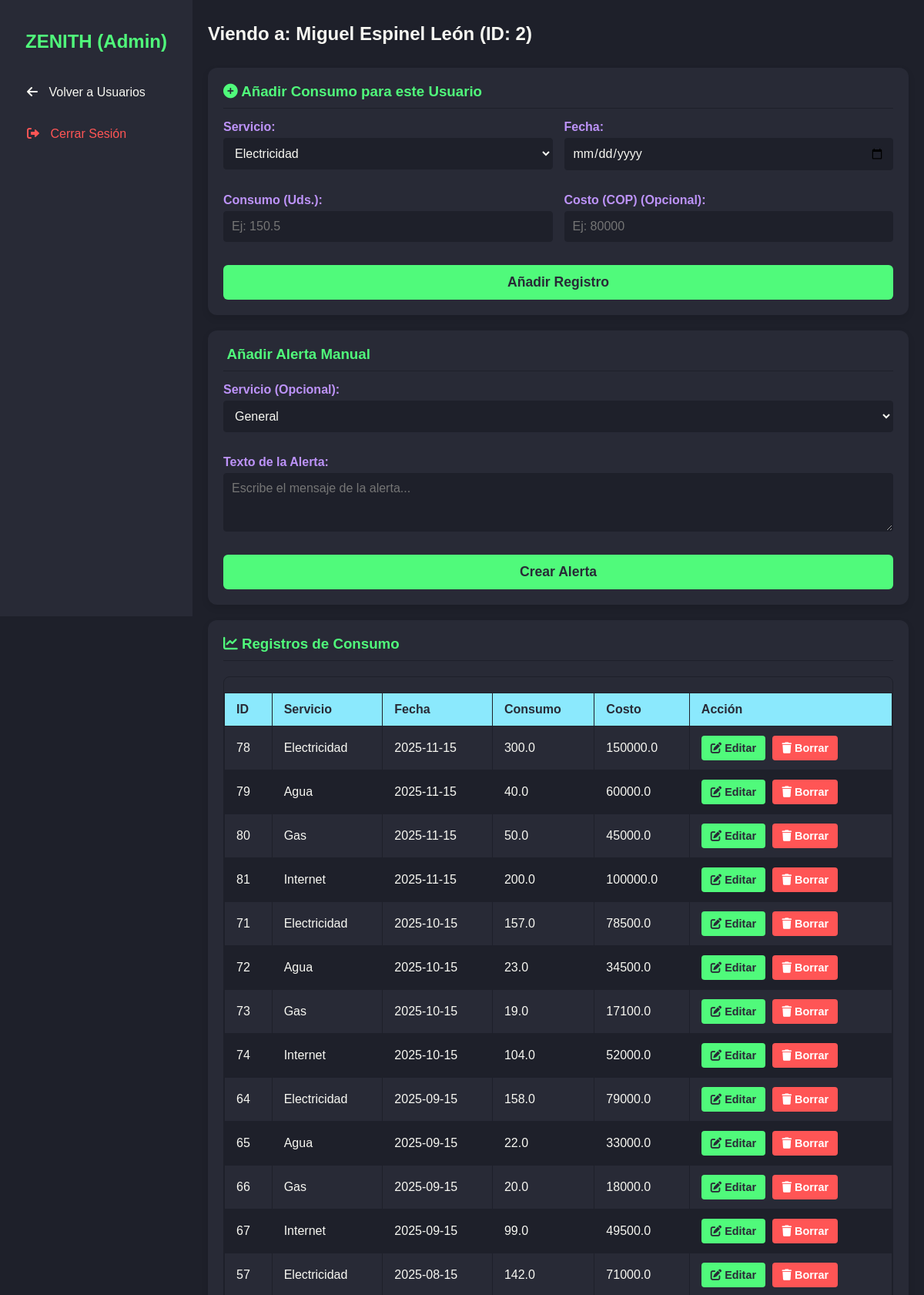
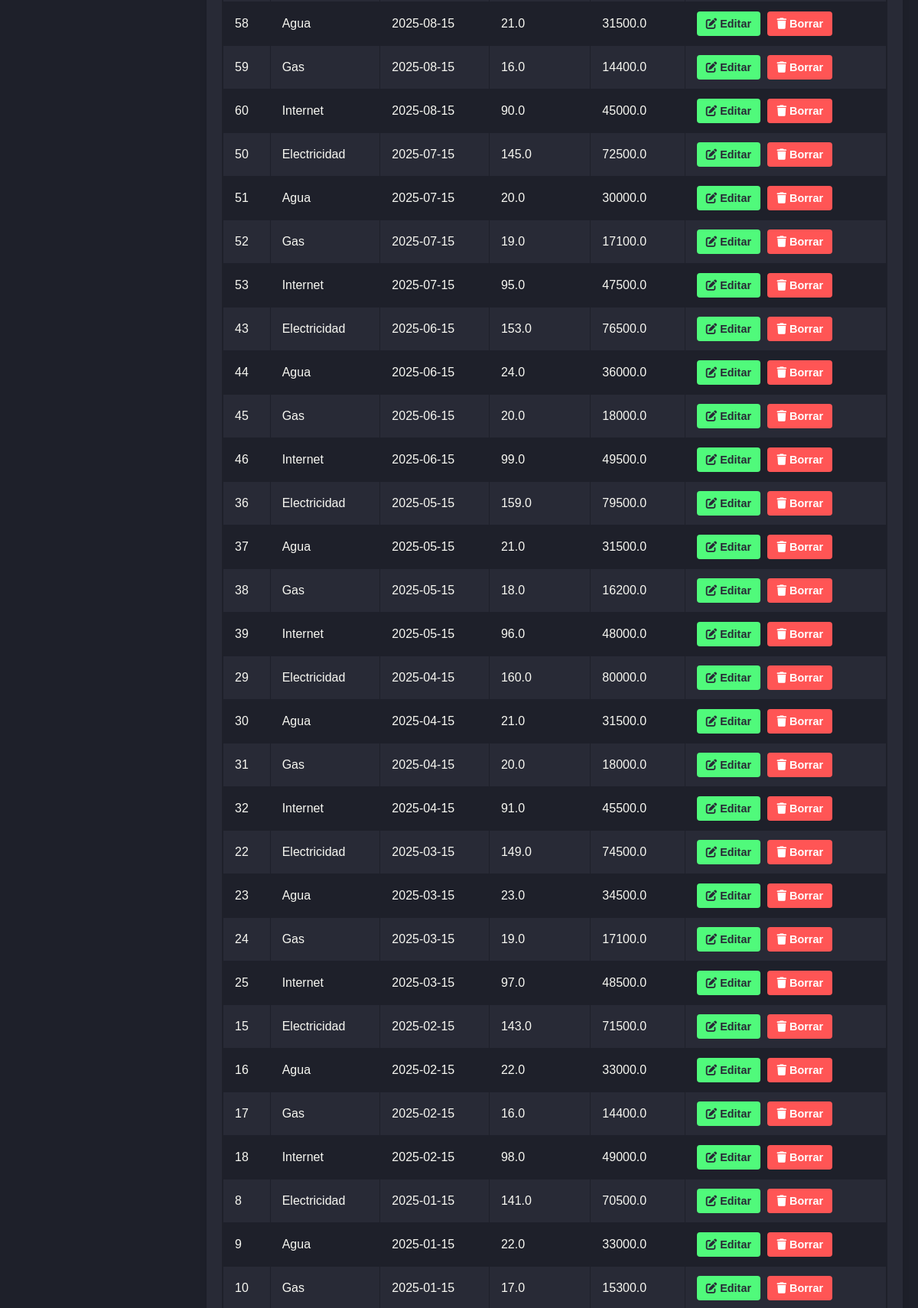
Screenshot of /admin/view_user/2 (signed in, upper part) with the database file from the repository (2 pictures, top to bottom).
### models.py (models this page shows, shortened)
class Usuario(db.Model):
    id_usuario = db.Column(db.Integer, primary_key=True)
    nombre_usuario = db.Column(db.String(100), nullable=False)
    email = db.Column(db.String(120), unique=True, nullable=False)
    password_hash = db.Column(db.String(128), nullable=False)
    fecha_registro = db.Column(db.Date, default=datetime.utcnow)
    is_admin = db.Column(db.Boolean, default=False, nullable=False)
    consumos = db.relationship('Consumo', backref='usuario', lazy=True, cascade="all, delete-orphan")
    consumos_anuales = db.relationship('Consumo_Anual_Historico', backref='usuario', lazy=True, cascade="all, delete-orphan")
    alertas = db.relationship('Alerta', backref='usuario', lazy=True, cascade="all, delete-orphan")
    facturas = db.relationship('Factura', backref='usuario', lazy=True, cascade="all, delete-orphan")
    ahorros = db.relationship('Ahorro', backref='usuario', lazy=True, cascade="all, delete-orphan")
    evaluaciones = db.relationship('Evaluacion', backref='usuario', lazy=True, cascade="all, delete-orphan")

class Consumo(db.Model):
    id_consumo = db.Column(db.Integer, primary_key=True)
    valor_consumo = db.Column(db.Float, nullable=False)
    fecha_consumo = db.Column(db.Date, nullable=False)
    costo_total = db.Column(db.Float, nullable=True)
    fk_id_usuario = db.Column(db.Integer, db.ForeignKey('usuario.id_usuario'), nullable=False)
    fk_id_tipo_servicio = db.Column(db.Integer, db.ForeignKey('tipo__servicio.id_tipo_servicio'), nullable=False)

class Tipo_Servicio(db.Model):
    id_tipo_servicio = db.Column(db.Integer, primary_key=True)
    nombre_servicio = db.Column(db.String(50), unique=True, nullable=False)
    consumos = db.relationship('Consumo', backref='tipo_servicio', lazy=True)
    alertas = db.relationship('Alerta', backref='tipo_servicio', lazy=True)
    plantillas_alerta = db.relationship('Plantilla_Alerta', backref='tipo_servicio', lazy=True)

### app.py (the view)
@app.route('/admin/view_user/<int:user_id>')
@admin_required
def admin_view_user(user_id):
    user = Usuario.query.get_or_404(user_id)
    if user.is_admin:
        return redirect(url_for('admin_dashboard'))
    consumos = Consumo.query.filter_by(fk_id_usuario=user_id).order_by(Consumo.fecha_consumo.desc()).all()
    alertas = Alerta.query.filter_by(fk_id_usuario=user_id).order_by(Alerta.fecha_creacion.desc()).all()
    facturas = Factura.query.filter_by(fk_id_usuario=user_id).order_by(Factura.periodo.desc()).all()
    servicios = Tipo_Servicio.query.all()
    return render_template('admin_user_details.html', user=user, consumos=consumos, alertas=alertas, facturas=facturas, servicios=servicios)

### app.py (called while the page is built)
def admin_required(f):
    @wraps(f)
    def decorated_function(*args, **kwargs):
        if 'user_id' not in session or not session.get('is_admin'):
            flash('Debes ser administrador para acceder a esta página.', 'danger')
            return redirect(url_for('inicio'))
        return f(*args, **kwargs)
    return decorated_function

### templates/admin_user_details.html (shortened to what this page needs)
<!DOCTYPE html>
<html lang="es" id="html">
<head>
    <link rel="stylesheet" href="{{ url_for('static', filename='styles.css') }}">
    <link rel="stylesheet" href="{{ url_for('static', filename='admin_styles.css') }}">
    <link rel="stylesheet" href="https://cdnjs.cloudflare.com/ajax/libs/font-awesome/6.0.0-beta3/css/all.min.css">
</head>
<body>
    <div class="app-container">
        <aside class="sidebar">
            <h1 class="logo">ZENITH (Admin)</h1>
            <nav class="menu">
                <ul>
                    <li><a href="{{ url_for('admin_dashboard') }}"><i class="fas fa-arrow-left"></i> Volver a Usuarios</a></li>
                    <li><a href="{{ url_for('logout') }}" style="color: var(--danger-color);"><i class="fas fa-sign-out-alt"></i> Cerrar Sesión</a></li>
                </ul>
            </nav>
        </aside>
        <main class="main-content">
            <header class="header">
                <h2>Viendo a: {{ user.nombre_usuario }} (ID: {{ user.id_usuario }})</h2>
            </header>
            <section class="view active">
                <div class="card">
                    <h3><i class="fas fa-plus-circle"></i> Añadir Consumo para este Usuario</h3>
                    <form action="{{ url_for('admin_add_consumo', user_id=user.id_usuario) }}" method="POST" class="input-form-container">
                        <div class="input-group">
                            <label for="servicio_id_consumo">Servicio:</label>
                            <select id="servicio_id_consumo" name="servicio_id" required>
                                {% for s in servicios %}
                                <option value="{{ s.id_tipo_servicio }}">{{ s.nombre_servicio }}</option>
                                {% endfor %}
                            </select>
                        </div>
                        <div class="input-group">
                            <label for="fecha">Fecha:</label>
                            <input type="date" id="fecha" name="fecha" required>
                        </div>
                        <div class="input-group">
                            <label for="consumo">Consumo (Uds.):</label>
                            <input type="number" step="0.01" id="consumo" name="consumo" placeholder="Ej: 150.5" required>
                        </div>
                        <div class="input-group">
                            <label for="costo">Costo (COP) (Opcional):</label>
                            <input type="number" step="0.01" id="costo" name="costo" placeholder="Ej: 80000">
                        </div>
                        <button type="submit" class="main-btn" style="grid-column: span 2;">Añadir Registro</button>
                    </form>
                </div>
                <div class="card" style="margin-top: 20px;">
                    <h3> Añadir Alerta Manual</h3>
                    <form action="{{ url_for('admin_add_alerta', user_id=user.id_usuario) }}" method="POST" class="input-form-container" style="grid-template-columns: 1fr;">
                        <div class="input-group" style="grid-column: span 1;">
                            <label for="servicio_id_alerta">Servicio (Opcional):</label>
                            <select id="servicio_id_alerta" name="servicio_id">
                                <option value="">General</option>
                            </select>
                        </div>
                        <div class="input-group" style="grid-column: span 1;">
                            <label for="texto_alerta">Texto de la Alerta:</label>
                            <textarea id="texto_alerta" name="texto_alerta" rows="3" required placeholder="Escribe el mensaje de la alerta..."></textarea>
                        </div>
                        <button type="submit" class="main-btn" style="grid-column: span 1;">Crear Alerta</button>
                    </form>
                </div>
                <div class="card" style="margin-top: 20px;">
                    <h3><i class="fas fa-chart-line"></i> Registros de Consumo</h3>
                    <div class="table-container">
                        <table id="adminConsumoTable">
                            <thead>
                                <tr>
                                    <th>ID</th>
                                    <th>Servicio</th>
                                    <th>Fecha</th>
                                    <th>Consumo</th>
                                    <th>Costo</th>
                                    <th>Acción</th>
                                </tr>
                            </thead>
                            <tbody>
                                {% if consumos %}
                                    {% for c in consumos %}
                                    <tr>
                                        <td>{{ c.id_consumo }}</td>
                                        <td>{{ c.tipo_servicio.nombre_servicio }}</td>
                                        <td>{{ c.fecha_consumo.strftime('%Y-%m-%d') }}</td>
                                        <td>{{ c.valor_consumo }}</td>
                                        <td>{{ c.costo_total if c.costo_total else 'N/A' }}</td>
                                        <td class="action-cell">
                                            <a href="{{ url_for('admin_edit_consumo', consumo_id=c.id_consumo) }}" class="admin-action-btn edit">
                                                <i class="fas fa-edit"></i> Editar
                                            </a>
                                            <form action="{{ url_for('admin_delete_consumo', consumo_id=c.id_consumo) }}" method="POST" onsubmit="return confirm('¿Seguro que quieres borrar este consumo?');">
                                                <button type="submit" class="admin-action-btn delete">
                                                    <i class="fas fa-trash"></i> Borrar
                                                </button>
                                            </form>
                                        </td>
                                    </tr>
                                    {% endfor %}
                                {% else %}
                                    <tr><td colspan="6" style="text-align: center;">Este usuario no tiene consumos.</td></tr>
                                {% endif %}
                            </tbody>
                        </table>
                    </div>
                </div>
            </section>
        </main>
    </div>
</body>
</html>

### static/styles.css (style rules this page uses)
:root { --bg-color: #1e202a; --card-bg: #282a36; --text-color: #f8f8f2; --primary-color: #50fa7b; --secondary-color: #50fa7b; --accent-color: #8be9fd; --danger-color: #ff5555; --link-color: #bd93f9; }
* { box-sizing: border-box; }
body { font-family: 'Poppins', sans-serif; margin: 0; padding: 0; background-color: var(--bg-color); color: var(--text-color); overflow-x: hidden; }
.app-container { display: flex; min-height: 100vh; width: 100%; overflow-x: hidden; }
.sidebar { width: 250px; flex-shrink: 0; background-color: var(--card-bg); color: var(--text-color); padding: 20px; height: 100vh; position: sticky; top: 0; overflow-y: auto; z-index: 100; transition: width 0.3s ease; }
.main-content { flex-grow: 1; padding: 20px; background-color: var(--bg-color); min-width: 0; overflow-x: hidden; }
.logo { color: var(--primary-color); text-align: center; margin-bottom: 30px; font-weight: 600; }
.menu ul { list-style: none; padding: 0; margin: 0; }
.menu li { margin-bottom: 10px; padding: 8px 10px; border-radius: 6px; transition: background-color 0.2s; }
.menu a { color: var(--text-color); text-decoration: none; display: block; padding: 5px; }
.menu a i { margin-right: 10px; }
.header { display: flex; justify-content: space-between; align-items: center; margin-bottom: 20px; padding: 10px 0; }
.header h2 { color: var(--text-color); font-weight: 600; margin: 0; }
.card { background-color: var(--card-bg); padding: 20px; border-radius: 12px; box-shadow: 0 4px 10px rgba(0, 0, 0, 0.1); transition: transform 0.2s; }
.card h3, .card h4 { color: var(--primary-color); margin-top: 0; border-bottom: 1px solid var(--bg-color); padding-bottom: 10px; margin-bottom: 15px; }
.input-form-container { display: grid; grid-template-columns: 1fr 1fr; gap: 15px; }
.input-group { margin-bottom: 15px; display: flex; flex-direction: column; }
.input-group label { font-weight: 600; color: var(--link-color); margin-bottom: 5px; }
.input-group input, .input-group select, .input-group textarea { padding: 10px; border: 1px solid var(--bg-color); border-radius: 4px; font-size: 1em; background-color: var(--bg-color); color: var(--text-color); font-family: 'Poppins', sans-serif; }
.main-btn { grid-column: span 2; padding: 12px 20px; font-size: 1.1em; font-weight: bold; border: none; border-radius: 6px; cursor: pointer; transition: background-color 0.3s, transform 0.1s; background-color: var(--primary-color); color: var(--card-bg); }
.view { display: none; animation: fadeIn 0.5s; }
.view.active { display: block; }
.table-container { overflow-x: auto; border: 1px solid var(--bg-color); border-radius: 8px; margin-top: 20px; }

### static/admin_styles.css (style rules this page uses)
body { background-color: var(--bg-color); color: var(--text-color); }
#adminUserTable, #adminConsumoTable, #adminAlertaTable, #adminFacturaTable { width: 100%; border-collapse: collapse; margin-top: 20px; }
#adminUserTable th, #adminUserTable td, #adminConsumoTable th, #adminConsumoTable td, #adminAlertaTable th, #adminAlertaTable td, #adminFacturaTable th, #adminFacturaTable td { padding: 12px 15px; text-align: left; border: 1px solid var(--bg-color); }
#adminUserTable thead, #adminConsumoTable thead, #adminAlertaTable thead, #adminFacturaTable thead { background-color: var(--accent-color); color: var(--card-bg); }
#adminUserTable tbody tr:nth-child(even), #adminConsumoTable tbody tr:nth-child(even), #adminAlertaTable tbody tr:nth-child(even), #adminFacturaTable tbody tr:nth-child(even) { background-color: var(--bg-color); }
.admin-action-btn { padding: 8px 12px; border-radius: 4px; text-decoration: none; font-weight: 600; font-size: 0.9em; cursor: pointer; border: none; display: inline-block; transition: all 0.2s ease; margin-right: 5px; vertical-align: middle; }
.action-cell form { display: inline-block; margin: 0; }
.action-cell form button { margin-right: 0; }
.action-cell { white-space: nowrap; }
.admin-action-btn.edit { background-color: var(--primary-color); color: var(--card-bg); }
.admin-action-btn.delete { background-color: var(--danger-color); color: #fff; }

### rows the page displays
Usuario: nombre_usuario "Miguel Espinel León", id_usuario "2"
Consumo: id_consumo "78", tipo_servicio.nombre_servicio "Electricidad", fecha_consumo "2025-11-15", valor_consumo "300.0", costo_total "150000.0"
Consumo: id_consumo "79", tipo_servicio.nombre_servicio "Agua", fecha_consumo "2025-11-15", valor_consumo "40.0", costo_total "60000.0"
Consumo: id_consumo "80", tipo_servicio.nombre_servicio "Gas", fecha_consumo "2025-11-15", valor_consumo "50.0", costo_total "45000.0"
Consumo: id_consumo "81", tipo_servicio.nombre_servicio "Internet", fecha_consumo "2025-11-15", valor_consumo "200.0", costo_total "100000.0"
Consumo: id_consumo "71", tipo_servicio.nombre_servicio "Electricidad", fecha_consumo "2025-10-15", valor_consumo "157.0", costo_total "78500.0"
Consumo: id_consumo "72", tipo_servicio.nombre_servicio "Agua", fecha_consumo "2025-10-15", valor_consumo "23.0", costo_total "34500.0"
Consumo: id_consumo "73", tipo_servicio.nombre_servicio "Gas", fecha_consumo "2025-10-15", valor_consumo "19.0", costo_total "17100.0"
Consumo: id_consumo "74", tipo_servicio.nombre_servicio "Internet", fecha_consumo "2025-10-15", valor_consumo "104.0", costo_total "52000.0"
Consumo: id_consumo "64", tipo_servicio.nombre_servicio "Electricidad", fecha_consumo "2025-09-15", valor_consumo "158.0", costo_total "79000.0"
Consumo: id_consumo "65", tipo_servicio.nombre_servicio "Agua", fecha_consumo "2025-09-15", valor_consumo "22.0", costo_total "33000.0"
Consumo: id_consumo "66", tipo_servicio.nombre_servicio "Gas", fecha_consumo "2025-09-15", valor_consumo "20.0", costo_total "18000.0"
Consumo: id_consumo "67", tipo_servicio.nombre_servicio "Internet", fecha_consumo "2025-09-15", valor_consumo "99.0", costo_total "49500.0"
Consumo: id_consumo "57", tipo_servicio.nombre_servicio "Electricidad", fecha_consumo "2025-08-15", valor_consumo "142.0", costo_total "71000.0"
Consumo: id_consumo "58", tipo_servicio.nombre_servicio "Agua", fecha_consumo "2025-08-15", valor_consumo "21.0", costo_total "31500.0"
Consumo: id_consumo "59", tipo_servicio.nombre_servicio "Gas", fecha_consumo "2025-08-15", valor_consumo "16.0", costo_total "14400.0"
Consumo: id_consumo "60", tipo_servicio.nombre_servicio "Internet", fecha_consumo "2025-08-15", valor_consumo "90.0", costo_total "45000.0"
Consumo: id_consumo "50", tipo_servicio.nombre_servicio "Electricidad", fecha_consumo "2025-07-15", valor_consumo "145.0", costo_total "72500.0"
Consumo: id_consumo "51", tipo_servicio.nombre_servicio "Agua", fecha_consumo "2025-07-15", valor_consumo "20.0", costo_total "30000.0"
Consumo: id_consumo "52", tipo_servicio.nombre_servicio "Gas", fecha_consumo "2025-07-15", valor_consumo "19.0", costo_total "17100.0"
Consumo: id_consumo "53", tipo_servicio.nombre_servicio "Internet", fecha_consumo "2025-07-15", valor_consumo "95.0", costo_total "47500.0"
Consumo: id_consumo "43", tipo_servicio.nombre_servicio "Electricidad", fecha_consumo "2025-06-15", valor_consumo "153.0", costo_total "76500.0"
Consumo: id_consumo "44", tipo_servicio.nombre_servicio "Agua", fecha_consumo "2025-06-15", valor_consumo "24.0", costo_total "36000.0"
Consumo: id_consumo "45", tipo_servicio.nombre_servicio "Gas", fecha_consumo "2025-06-15", valor_consumo "20.0", costo_total "18000.0"
Consumo: id_consumo "46", tipo_servicio.nombre_servicio "Internet", fecha_consumo "2025-06-15", valor_consumo "99.0", costo_total "49500.0"
Consumo: id_consumo "36", tipo_servicio.nombre_servicio "Electricidad", fecha_consumo "2025-05-15", valor_consumo "159.0", costo_total "79500.0"
Consumo: id_consumo "37", tipo_servicio.nombre_servicio "Agua", fecha_consumo "2025-05-15", valor_consumo "21.0", costo_total "31500.0"
Consumo: id_consumo "38", tipo_servicio.nombre_servicio "Gas", fecha_consumo "2025-05-15", valor_consumo "18.0", costo_total "16200.0"
Consumo: id_consumo "39", tipo_servicio.nombre_servicio "Internet", fecha_consumo "2025-05-15", valor_consumo "96.0", costo_total "48000.0"
Consumo: id_consumo "29", tipo_servicio.nombre_servicio "Electricidad", fecha_consumo "2025-04-15", valor_consumo "160.0", costo_total "80000.0"
Consumo: id_consumo "30", tipo_servicio.nombre_servicio "Agua", fecha_consumo "2025-04-15", valor_consumo "21.0", costo_total "31500.0"
Consumo: id_consumo "31", tipo_servicio.nombre_servicio "Gas", fecha_consumo "2025-04-15", valor_consumo "20.0", costo_total "18000.0"
Consumo: id_consumo "32", tipo_servicio.nombre_servicio "Internet", fecha_consumo "2025-04-15", valor_consumo "91.0", costo_total "45500.0"
Consumo: id_consumo "22", tipo_servicio.nombre_servicio "Electricidad", fecha_consumo "2025-03-15", valor_consumo "149.0", costo_total "74500.0"
Consumo: id_consumo "23", tipo_servicio.nombre_servicio "Agua", fecha_consumo "2025-03-15", valor_consumo "23.0", costo_total "34500.0"
Consumo: id_consumo "24", tipo_servicio.nombre_servicio "Gas", fecha_consumo "2025-03-15", valor_consumo "19.0", costo_total "17100.0"
Consumo: id_consumo "25", tipo_servicio.nombre_servicio "Internet", fecha_consumo "2025-03-15", valor_consumo "97.0", costo_total "48500.0"
Consumo: id_consumo "15", tipo_servicio.nombre_servicio "Electricidad", fecha_consumo "2025-02-15", valor_consumo "143.0", costo_total "71500.0"
Consumo: id_consumo "16", tipo_servicio.nombre_servicio "Agua", fecha_consumo "2025-02-15", valor_consumo "22.0", costo_total "33000.0"
Consumo: id_consumo "17", tipo_servicio.nombre_servicio "Gas", fecha_consumo "2025-02-15", valor_consumo "16.0", costo_total "14400.0"
Consumo: id_consumo "18", tipo_servicio.nombre_servicio "Internet", fecha_consumo "2025-02-15", valor_consumo "98.0", costo_total "49000.0"
Consumo: id_consumo "8", tipo_servicio.nombre_servicio "Electricidad", fecha_consumo "2025-01-15", valor_consumo "141.0", costo_total "70500.0"
Consumo: id_consumo "9", tipo_servicio.nombre_servicio "Agua", fecha_consumo "2025-01-15", valor_consumo "22.0", costo_total "33000.0"
Consumo: id_consumo "10", tipo_servicio.nombre_servicio "Gas", fecha_consumo "2025-01-15", valor_consumo "17.0", costo_total "15300.0"

### other values shown
form field servicio_id "Electricidad"
